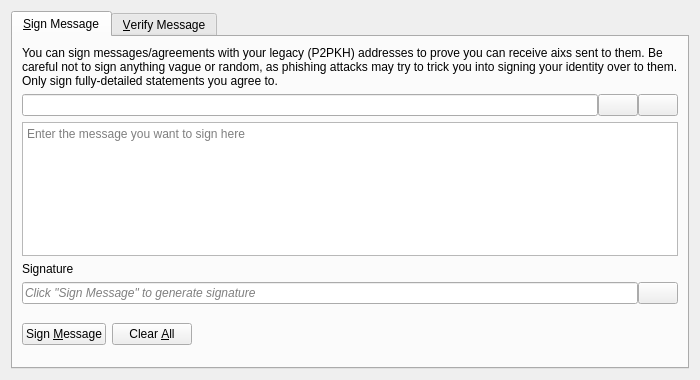
<?xml version="1.0" encoding="UTF-8"?>
<ui version="4.0">
 <class>SignVerifyMessageDialog</class>
 <widget class="QDialog" name="SignVerifyMessageDialog">
  <property name="geometry">
   <rect>
    <x>0</x>
    <y>0</y>
    <width>700</width>
    <height>380</height>
   </rect>
  </property>
  <property name="windowTitle">
   <string>Signatures - Sign / Verify a Message</string>
  </property>
  <property name="modal">
   <bool>true</bool>
  </property>
  <layout class="QVBoxLayout" name="verticalLayout">
   <item>
    <widget class="QTabWidget" name="tabWidget">
     <property name="currentIndex">
      <number>0</number>
     </property>
     <widget class="QWidget" name="tabSignMessage">
      <attribute name="title">
       <string>&amp;Sign Message</string>
      </attribute>
      <layout class="QVBoxLayout" name="verticalLayout_SM">
       <item>
        <widget class="QLabel" name="infoLabel_SM">
         <property name="text">
          <string>You can sign messages/agreements with your legacy (P2PKH) addresses to prove you can receive aixs sent to them. Be careful not to sign anything vague or random, as phishing attacks may try to trick you into signing your identity over to them. Only sign fully-detailed statements you agree to.</string>
         </property>
         <property name="textFormat">
          <enum>Qt::PlainText</enum>
         </property>
         <property name="wordWrap">
          <bool>true</bool>
         </property>
        </widget>
       </item>
       <item>
        <layout class="QHBoxLayout" name="horizontalLayout_1_SM">
         <property name="spacing">
          <number>0</number>
         </property>
         <item>
          <widget class="QValidatedLineEdit" name="addressIn_SM">
           <property name="toolTip">
            <string>The Aix address to sign the message with</string>
           </property>
          </widget>
         </item>
         <item>
          <widget class="QPushButton" name="addressBookButton_SM">
           <property name="toolTip">
            <string>Choose previously used address</string>
           </property>
           <property name="text">
            <string/>
           </property>
           <property name="icon">
            <iconset resource="../aix.qrc">
             <normaloff>:/icons/address-book</normaloff>:/icons/address-book</iconset>
           </property>
           <property name="shortcut">
            <string>Alt+A</string>
           </property>
           <property name="autoDefault">
            <bool>false</bool>
           </property>
          </widget>
         </item>
         <item>
          <widget class="QPushButton" name="pasteButton_SM">
           <property name="toolTip">
            <string>Paste address from clipboard</string>
           </property>
           <property name="text">
            <string/>
           </property>
           <property name="icon">
            <iconset resource="../aix.qrc">
             <normaloff>:/icons/editpaste</normaloff>:/icons/editpaste</iconset>
           </property>
           <property name="shortcut">
            <string>Alt+P</string>
           </property>
           <property name="autoDefault">
            <bool>false</bool>
           </property>
          </widget>
         </item>
        </layout>
       </item>
       <item>
        <widget class="QPlainTextEdit" name="messageIn_SM">
         <property name="toolTip">
          <string>Enter the message you want to sign here</string>
         </property>
         <property name="placeholderText">
          <string>Enter the message you want to sign here</string>
         </property>
        </widget>
       </item>
       <item>
        <widget class="QLabel" name="signatureLabel_SM">
         <property name="text">
          <string>Signature</string>
         </property>
         <property name="textFormat">
          <enum>Qt::PlainText</enum>
         </property>
        </widget>
       </item>
       <item>
        <layout class="QHBoxLayout" name="horizontalLayout_2_SM">
         <property name="spacing">
          <number>0</number>
         </property>
         <item>
          <widget class="QLineEdit" name="signatureOut_SM">
           <property name="placeholderText">
            <string>Click "Sign Message" to generate signature</string>
           </property>
           <property name="font">
            <font>
             <italic>true</italic>
            </font>
           </property>
           <property name="readOnly">
            <bool>true</bool>
           </property>
          </widget>
         </item>
         <item>
          <widget class="QPushButton" name="copySignatureButton_SM">
           <property name="toolTip">
            <string>Copy the current signature to the clipboard</string>
           </property>
           <property name="text">
            <string/>
           </property>
           <property name="icon">
            <iconset resource="../aix.qrc">
             <normaloff>:/icons/editcopy</normaloff>:/icons/editcopy</iconset>
           </property>
           <property name="autoDefault">
            <bool>false</bool>
           </property>
          </widget>
         </item>
        </layout>
       </item>
       <item>
        <layout class="QHBoxLayout" name="horizontalLayout_3_SM">
         <item>
          <widget class="QPushButton" name="signMessageButton_SM">
           <property name="toolTip">
            <string>Sign the message to prove you own this Aix address</string>
           </property>
           <property name="text">
            <string>Sign &amp;Message</string>
           </property>
           <property name="icon">
            <iconset resource="../aix.qrc">
             <normaloff>:/icons/edit</normaloff>:/icons/edit</iconset>
           </property>
           <property name="autoDefault">
            <bool>false</bool>
           </property>
          </widget>
         </item>
         <item>
          <widget class="QPushButton" name="clearButton_SM">
           <property name="toolTip">
            <string>Reset all sign message fields</string>
           </property>
           <property name="text">
            <string>Clear &amp;All</string>
           </property>
           <property name="icon">
            <iconset resource="../aix.qrc">
             <normaloff>:/icons/remove</normaloff>:/icons/remove</iconset>
           </property>
           <property name="autoDefault">
            <bool>false</bool>
           </property>
          </widget>
         </item>
         <item>
          <spacer name="horizontalSpacer_1_SM">
           <property name="orientation">
            <enum>Qt::Horizontal</enum>
           </property>
           <property name="sizeHint" stdset="0">
            <size>
             <width>40</width>
             <height>48</height>
            </size>
           </property>
          </spacer>
         </item>
         <item>
          <widget class="QLabel" name="statusLabel_SM">
           <property name="font">
            <font>
             <weight>75</weight>
             <bold>true</bold>
            </font>
           </property>
           <property name="text">
            <string/>
           </property>
           <property name="wordWrap">
            <bool>true</bool>
           </property>
          </widget>
         </item>
         <item>
          <spacer name="horizontalSpacer_2_SM">
           <property name="orientation">
            <enum>Qt::Horizontal</enum>
           </property>
           <property name="sizeHint" stdset="0">
            <size>
             <width>40</width>
             <height>48</height>
            </size>
           </property>
          </spacer>
         </item>
        </layout>
       </item>
      </layout>
     </widget>
     <widget class="QWidget" name="tabVerifyMessage">
      <attribute name="title">
       <string>&amp;Verify Message</string>
      </attribute>
      <layout class="QVBoxLayout" name="verticalLayout_VM">
       <item>
        <widget class="QLabel" name="infoLabel_VM">
         <property name="text">
          <string>Enter the receiver's address, message (ensure you copy line breaks, spaces, tabs, etc. exactly) and signature below to verify the message. Be careful not to read more into the signature than what is in the signed message itself, to avoid being tricked by a man-in-the-middle attack. Note that this only proves the signing party receives with the address, it cannot prove sendership of any transaction!</string>
         </property>
         <property name="textFormat">
          <enum>Qt::PlainText</enum>
         </property>
         <property name="alignment">
          <set>Qt::AlignLeading|Qt::AlignLeft|Qt::AlignTop</set>
         </property>
         <property name="wordWrap">
          <bool>true</bool>
         </property>
        </widget>
       </item>
       <item>
        <layout class="QHBoxLayout" name="horizontalLayout_1_VM">
         <property name="spacing">
          <number>0</number>
         </property>
         <item>
          <widget class="QValidatedLineEdit" name="addressIn_VM">
           <property name="toolTip">
            <string>The Aix address the message was signed with</string>
           </property>
          </widget>
         </item>
         <item>
          <widget class="QPushButton" name="addressBookButton_VM">
           <property name="toolTip">
            <string>Choose previously used address</string>
           </property>
           <property name="text">
            <string/>
           </property>
           <property name="icon">
            <iconset resource="../aix.qrc">
             <normaloff>:/icons/address-book</normaloff>:/icons/address-book</iconset>
           </property>
           <property name="shortcut">
            <string>Alt+A</string>
           </property>
           <property name="autoDefault">
            <bool>false</bool>
           </property>
          </widget>
         </item>
        </layout>
       </item>
       <item>
        <widget class="QPlainTextEdit" name="messageIn_VM">
          <property name="toolTip">
            <string>The signed message to verify</string>
          </property>
          <property name="placeholderText">
            <string>The signed message to verify</string>
          </property>
        </widget>
       </item>
       <item>
        <widget class="QValidatedLineEdit" name="signatureIn_VM">
          <property name="toolTip">
            <string>The signature given when the message was signed</string>
          </property>
          <property name="placeholderText">
            <string>The signature given when the message was signed</string>
          </property>
        </widget>
       </item>
       <item>
        <layout class="QHBoxLayout" name="horizontalLayout_2_VM">
         <item>
          <widget class="QPushButton" name="verifyMessageButton_VM">
           <property name="toolTip">
            <string>Verify the message to ensure it was signed with the specified Aix address</string>
           </property>
           <property name="text">
            <string>Verify &amp;Message</string>
           </property>
           <property name="icon">
            <iconset resource="../aix.qrc">
             <normaloff>:/icons/transaction_0</normaloff>:/icons/transaction_0</iconset>
           </property>
           <property name="autoDefault">
            <bool>false</bool>
           </property>
          </widget>
         </item>
         <item>
          <widget class="QPushButton" name="clearButton_VM">
           <property name="toolTip">
            <string>Reset all verify message fields</string>
           </property>
           <property name="text">
            <string>Clear &amp;All</string>
           </property>
           <property name="icon">
            <iconset resource="../aix.qrc">
             <normaloff>:/icons/remove</normaloff>:/icons/remove</iconset>
           </property>
           <property name="autoDefault">
            <bool>false</bool>
           </property>
          </widget>
         </item>
         <item>
          <spacer name="horizontalSpacer_1_VM">
           <property name="orientation">
            <enum>Qt::Horizontal</enum>
           </property>
           <property name="sizeHint" stdset="0">
            <size>
             <width>40</width>
             <height>48</height>
            </size>
           </property>
          </spacer>
         </item>
         <item>
          <widget class="QLabel" name="statusLabel_VM">
           <property name="font">
            <font>
             <weight>75</weight>
             <bold>true</bold>
            </font>
           </property>
           <property name="text">
            <string/>
           </property>
           <property name="wordWrap">
            <bool>true</bool>
           </property>
          </widget>
         </item>
         <item>
          <spacer name="horizontalSpacer_2_VM">
           <property name="orientation">
            <enum>Qt::Horizontal</enum>
           </property>
           <property name="sizeHint" stdset="0">
            <size>
             <width>40</width>
             <height>48</height>
            </size>
           </property>
          </spacer>
         </item>
        </layout>
       </item>
      </layout>
     </widget>
    </widget>
   </item>
  </layout>
 </widget>
 <customwidgets>
  <customwidget>
   <class>QValidatedLineEdit</class>
   <extends>QLineEdit</extends>
   <header>qt/qvalidatedlineedit.h</header>
  </customwidget>
 </customwidgets>
 <resources>
  <include location="../aix.qrc"/>
 </resources>
 <connections/>
</ui>
